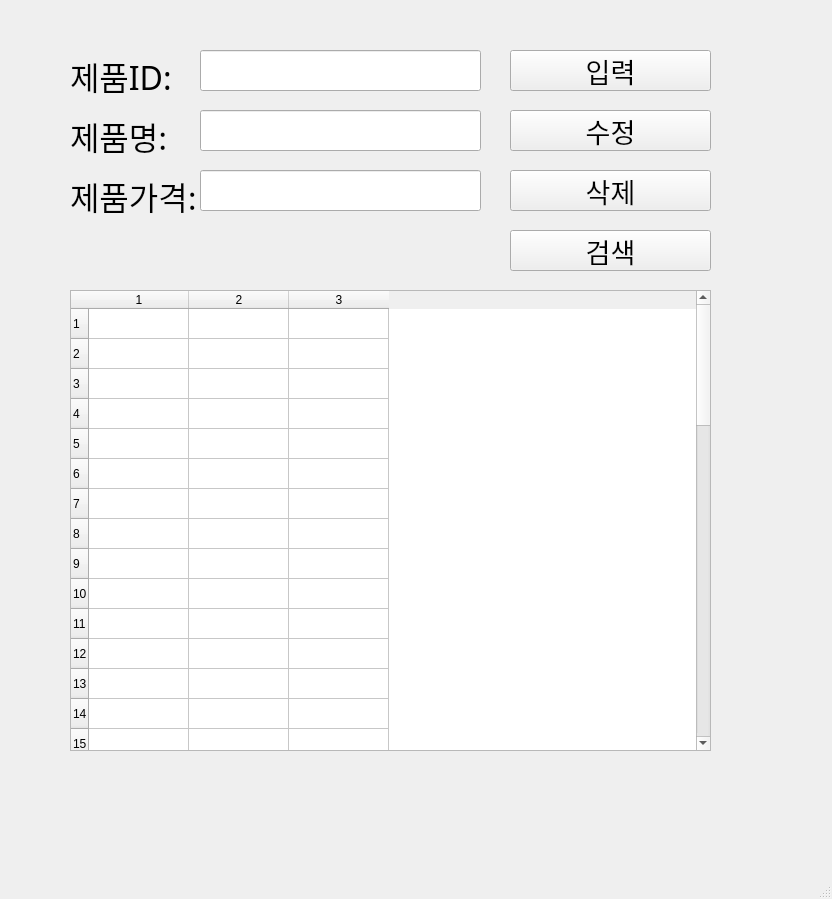
<?xml version="1.0" encoding="UTF-8"?>
<ui version="4.0">
 <class>MainWindow</class>
 <widget class="QMainWindow" name="MainWindow">
  <property name="geometry">
   <rect>
    <x>0</x>
    <y>0</y>
    <width>832</width>
    <height>899</height>
   </rect>
  </property>
  <property name="windowTitle">
   <string>MainWindow</string>
  </property>
  <widget class="QWidget" name="centralwidget">
   <widget class="QLabel" name="label">
    <property name="geometry">
     <rect>
      <x>70</x>
      <y>50</y>
      <width>171</width>
      <height>51</height>
     </rect>
    </property>
    <property name="font">
     <font>
      <family>휴먼매직체</family>
      <pointsize>24</pointsize>
     </font>
    </property>
    <property name="text">
     <string>제품ID:</string>
    </property>
   </widget>
   <widget class="QLabel" name="label_2">
    <property name="geometry">
     <rect>
      <x>70</x>
      <y>110</y>
      <width>171</width>
      <height>51</height>
     </rect>
    </property>
    <property name="font">
     <font>
      <family>휴먼매직체</family>
      <pointsize>24</pointsize>
     </font>
    </property>
    <property name="text">
     <string>제품명:</string>
    </property>
   </widget>
   <widget class="QLabel" name="label_3">
    <property name="geometry">
     <rect>
      <x>70</x>
      <y>170</y>
      <width>171</width>
      <height>51</height>
     </rect>
    </property>
    <property name="font">
     <font>
      <family>휴먼매직체</family>
      <pointsize>24</pointsize>
     </font>
    </property>
    <property name="text">
     <string>제품가격:</string>
    </property>
   </widget>
   <widget class="QLineEdit" name="prodID">
    <property name="geometry">
     <rect>
      <x>200</x>
      <y>50</y>
      <width>281</width>
      <height>41</height>
     </rect>
    </property>
    <property name="font">
     <font>
      <family>바탕체</family>
      <pointsize>20</pointsize>
     </font>
    </property>
   </widget>
   <widget class="QLineEdit" name="prodName">
    <property name="geometry">
     <rect>
      <x>200</x>
      <y>110</y>
      <width>281</width>
      <height>41</height>
     </rect>
    </property>
    <property name="font">
     <font>
      <family>바탕체</family>
      <pointsize>20</pointsize>
     </font>
    </property>
   </widget>
   <widget class="QLineEdit" name="prodPrice">
    <property name="geometry">
     <rect>
      <x>200</x>
      <y>170</y>
      <width>281</width>
      <height>41</height>
     </rect>
    </property>
    <property name="font">
     <font>
      <family>바탕체</family>
      <pointsize>20</pointsize>
     </font>
    </property>
   </widget>
   <widget class="QPushButton" name="pushButton">
    <property name="geometry">
     <rect>
      <x>510</x>
      <y>50</y>
      <width>201</width>
      <height>41</height>
     </rect>
    </property>
    <property name="font">
     <font>
      <family>휴먼매직체</family>
      <pointsize>20</pointsize>
     </font>
    </property>
    <property name="text">
     <string>입력</string>
    </property>
   </widget>
   <widget class="QPushButton" name="pushButton_2">
    <property name="geometry">
     <rect>
      <x>510</x>
      <y>110</y>
      <width>201</width>
      <height>41</height>
     </rect>
    </property>
    <property name="font">
     <font>
      <family>휴먼매직체</family>
      <pointsize>20</pointsize>
     </font>
    </property>
    <property name="text">
     <string>수정</string>
    </property>
   </widget>
   <widget class="QPushButton" name="pushButton_3">
    <property name="geometry">
     <rect>
      <x>510</x>
      <y>170</y>
      <width>201</width>
      <height>41</height>
     </rect>
    </property>
    <property name="font">
     <font>
      <family>휴먼매직체</family>
      <pointsize>20</pointsize>
     </font>
    </property>
    <property name="text">
     <string>삭제</string>
    </property>
   </widget>
   <widget class="QPushButton" name="pushButton_4">
    <property name="geometry">
     <rect>
      <x>510</x>
      <y>230</y>
      <width>201</width>
      <height>41</height>
     </rect>
    </property>
    <property name="font">
     <font>
      <family>휴먼매직체</family>
      <pointsize>20</pointsize>
     </font>
    </property>
    <property name="text">
     <string>검색</string>
    </property>
   </widget>
   <widget class="QTableWidget" name="tableWidget">
    <property name="geometry">
     <rect>
      <x>70</x>
      <y>290</y>
      <width>641</width>
      <height>461</height>
     </rect>
    </property>
    <property name="rowCount">
     <number>50</number>
    </property>
    <property name="columnCount">
     <number>3</number>
    </property>
    <row/>
    <row/>
    <row/>
    <row/>
    <row/>
    <row/>
    <row/>
    <row/>
    <row/>
    <row/>
    <row/>
    <row/>
    <row/>
    <row/>
    <row/>
    <row/>
    <row/>
    <row/>
    <row/>
    <row/>
    <row/>
    <row/>
    <row/>
    <row/>
    <row/>
    <row/>
    <row/>
    <row/>
    <row/>
    <row/>
    <row/>
    <row/>
    <row/>
    <row/>
    <row/>
    <row/>
    <row/>
    <row/>
    <row/>
    <row/>
    <row/>
    <row/>
    <row/>
    <row/>
    <row/>
    <row/>
    <row/>
    <row/>
    <row/>
    <row/>
    <column/>
    <column/>
    <column/>
   </widget>
  </widget>
  <widget class="QMenuBar" name="menubar">
   <property name="geometry">
    <rect>
     <x>0</x>
     <y>0</y>
     <width>832</width>
     <height>21</height>
    </rect>
   </property>
  </widget>
  <widget class="QStatusBar" name="statusbar"/>
 </widget>
 <resources/>
 <connections>
  <connection>
   <sender>pushButton</sender>
   <signal>clicked()</signal>
   <receiver>MainWindow</receiver>
   <slot>addProduct()</slot>
   <hints>
    <hint type="sourcelabel">
     <x>683</x>
     <y>94</y>
    </hint>
    <hint type="destinationlabel">
     <x>755</x>
     <y>93</y>
    </hint>
   </hints>
  </connection>
  <connection>
   <sender>pushButton_2</sender>
   <signal>clicked()</signal>
   <receiver>MainWindow</receiver>
   <slot>updateProduct()</slot>
   <hints>
    <hint type="sourcelabel">
     <x>664</x>
     <y>149</y>
    </hint>
    <hint type="destinationlabel">
     <x>755</x>
     <y>154</y>
    </hint>
   </hints>
  </connection>
  <connection>
   <sender>pushButton_3</sender>
   <signal>clicked()</signal>
   <receiver>MainWindow</receiver>
   <slot>removeProduct()</slot>
   <hints>
    <hint type="sourcelabel">
     <x>665</x>
     <y>209</y>
    </hint>
    <hint type="destinationlabel">
     <x>755</x>
     <y>216</y>
    </hint>
   </hints>
  </connection>
  <connection>
   <sender>pushButton_4</sender>
   <signal>clicked()</signal>
   <receiver>MainWindow</receiver>
   <slot>getProduct()</slot>
   <hints>
    <hint type="sourcelabel">
     <x>658</x>
     <y>269</y>
    </hint>
    <hint type="destinationlabel">
     <x>759</x>
     <y>274</y>
    </hint>
   </hints>
  </connection>
 </connections>
 <slots>
  <slot>addProduct()</slot>
  <slot>updateProduct()</slot>
  <slot>removeProduct()</slot>
  <slot>getProduct()</slot>
 </slots>
</ui>
